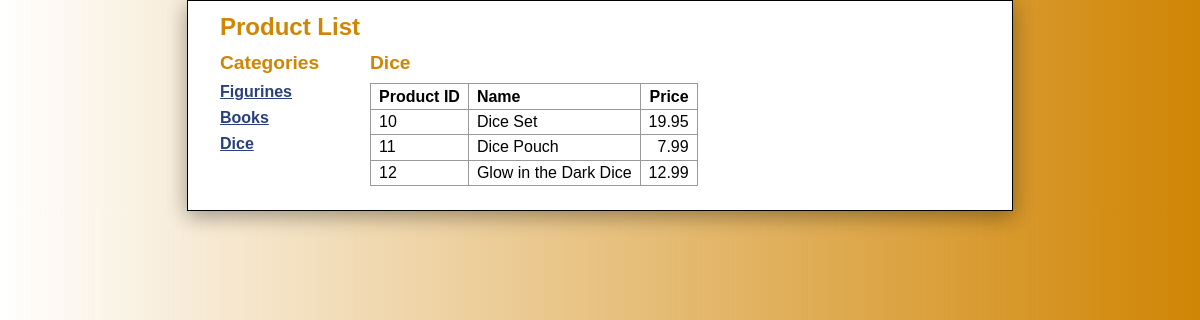
/?category_id=3, run on the app's committed database.
### tables this page shows
CREATE TABLE `categories` (
  `categoryID` int(11) NOT NULL,
  `categoryName` varchar(255) NOT NULL
);

CREATE TABLE `products` (
  `productID` int(11) NOT NULL,
  `categoryID` int(11) NOT NULL,
  `productName` varchar(255) NOT NULL,
  `listPrice` float(8,2) NOT NULL
);

### index.php (the view, shortened to what this page needs)
<?php
require_once('database.php');
$category_id = filter_input(INPUT_GET, 'category_id', FILTER_VALIDATE_INT);
$queryCategory = 'SELECT * FROM categories
                      WHERE categoryID = :category_id';
$statement1 = $db->prepare($queryCategory);
$statement1->bindValue(':category_id', $category_id);
$statement1->execute();
$category = $statement1->fetch();
$category_name = $category['categoryName'];
$queryAllCategories = 'SELECT * FROM categories
                           ORDER BY categoryID';
$statement2 = $db->prepare($queryAllCategories);
$statement2->execute();
$categories = $statement2->fetchAll();
$queryProducts = 'SELECT * FROM products
              WHERE categoryID = :category_id
              ORDER BY productID';
$statement3 = $db->prepare($queryProducts);
$statement3->bindValue(':category_id', $category_id);
$statement3->execute();
$products = $statement3->fetchAll();
?>
<!DOCTYPE html>
<html>
<head>
    <link rel="stylesheet" type="text/css" href="Styles.css" />
</head>
<body>
<main>
    <h1>Product List</h1>
    <aside>
        <h2>Categories</h2>
        <nav>
        <ul class="thumbnails">
            <?php foreach ($categories as $category) : ?>
            <li>
                <a class="thumbnail" href="?category_id=<?php echo $category['categoryID']; ?>">
                    <?php echo $category['categoryName']; ?>
                </a>
            </li>
            <?php endforeach; ?>
        </ul>
        </nav>
    </aside>
    <section>
        <h2><?php echo $category_name; ?></h2>
        <table>
            <tr>
                <th>Product ID</th>
                <th>Name</th>
                <th class="right">Price</th>
            </tr>
            <?php foreach ($products as $product) : ?>
            <tr>
                <td><?php echo $product['productID']; ?></td>
                <td><?php echo $product['productName']; ?></td>
                <td class="right"><?php echo $product['listPrice']; ?></td>
            </tr>
            <?php endforeach; ?>
        </table>
    </section>
</main>
<footer></footer>
</body>
</html>

### Styles.css (style rules this page uses)
html { background-color: rgb(192, 192, 192); background: linear-gradient(to right, rgba(50,255,0,0), rgba(208,133,4,1)); }
body { font-family: Arial, Helvetica, sans-serif; width: 760px; margin: 0 auto; padding: 0 2em; background-color: white; border: 1px solid black; box-shadow: 0 4px 20px 0 rgba(0, 0, 0, 0.2), 0 6px 20px 0 rgba(0, 0, 0, 0.19); }
aside { float: left; width: 150px; }
nav ul { list-style-type: none; margin-left: 0; padding-left: 0; }
nav ul li { padding-bottom: 0.5em; }
section { float: left; width: 500px; }
footer { margin: 0; padding-top: 1.5em; clear: both; }
h1 { font-size: 150%; margin: 0; padding: .5em 0 .25em; }
h2 { font-size: 120%; margin: 0; padding: .25em 0 .5em; }
h1, h2 { color: rgb(208, 133, 4); }
ul { margin: 0 0 1em 0; padding: 0 0 0 2.5em; }
li { margin: 0; padding: 0; }
a { color: rgb(41, 64, 124); font-weight: bold; }
table { border: 1px solid black; border-collapse: collapse; }
td, th { border: 1px solid #999; padding: .2em .5em .2em .5em; vertical-align: top; text-align: left; }
.right { text-align: right; }

### data on the page
categories: categoryName "Figurines"
categories: categoryName "Books"
categories: categoryName "Dice"
products: productID "10", productName "Dice Set", listPrice "19.95"
products: productID "11", productName "Dice Pouch", listPrice "7.99"
products: productID "12", productName "Glow in the Dark Dice", listPrice "12.99"
